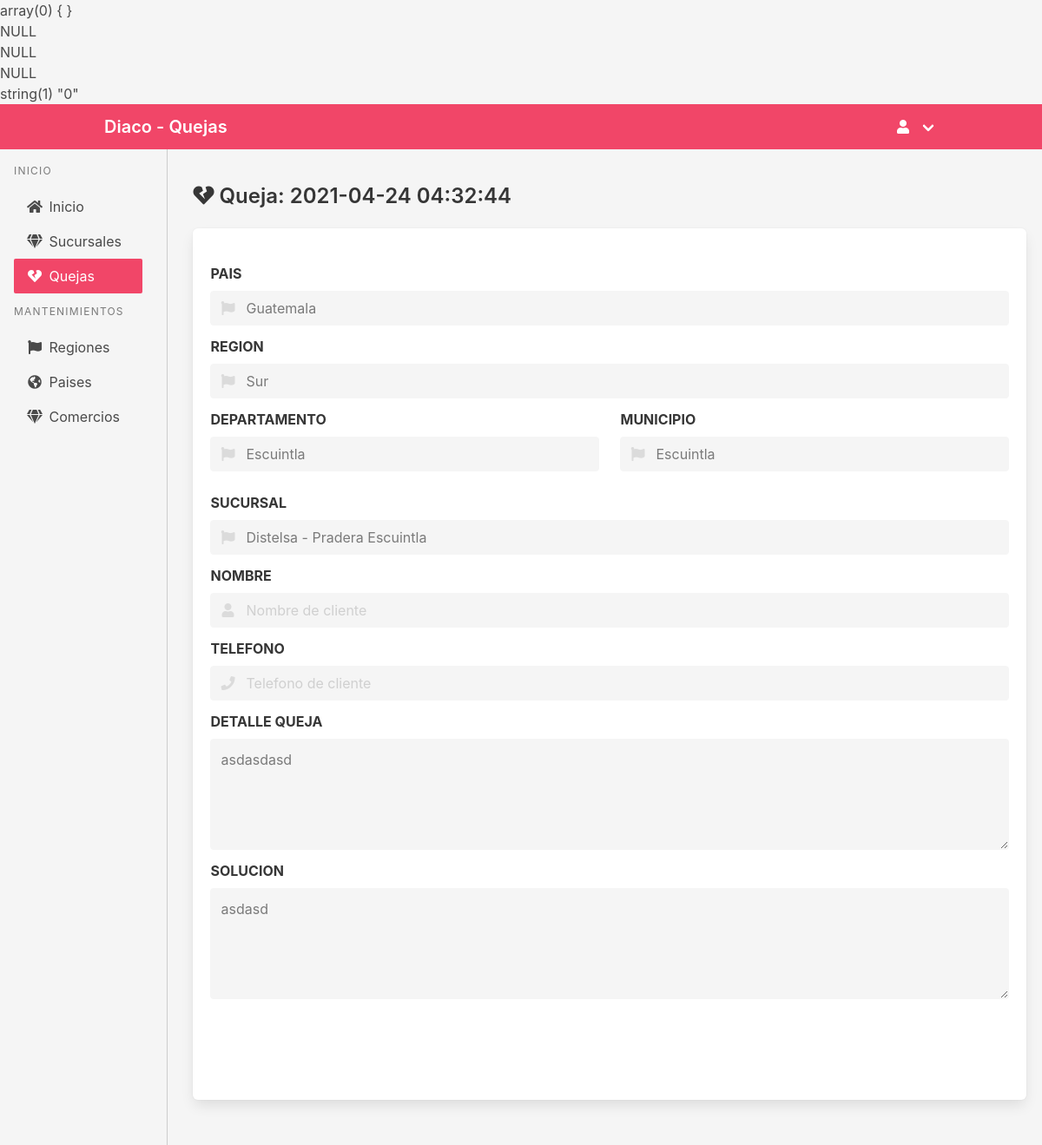
The app's page /admin/quejas/detalle.php?queja=6 with its own data.
### tables this page shows
CREATE TABLE `Queja` (
  `idQueja` int(11) NOT NULL,
  `nombre` varchar(75) DEFAULT NULL,
  `descripcion` varchar(255) NOT NULL,
  `solucion` varchar(255) NOT NULL,
  `telefono` varchar(10) DEFAULT NULL,
  `creacion` timestamp NULL DEFAULT CURRENT_TIMESTAMP,
  `actualizacion` timestamp NULL DEFAULT NULL ON UPDATE CURRENT_TIMESTAMP,
  `idSucursal` int(11) NOT NULL
);

CREATE TABLE `Pais` (
  `idPais` int(11) NOT NULL,
  `nombre` varchar(75) NOT NULL,
  `isoCode` varchar(5) NOT NULL,
  `creacion` timestamp NULL DEFAULT CURRENT_TIMESTAMP,
  `actualizacion` timestamp NULL DEFAULT NULL ON UPDATE CURRENT_TIMESTAMP
);

CREATE TABLE `Region` (
  `idRegion` int(11) NOT NULL,
  `nombre` varchar(75) NOT NULL,
  `code` varchar(45) NOT NULL,
  `descripcion` varchar(255) DEFAULT NULL,
  `creacion` timestamp NULL DEFAULT CURRENT_TIMESTAMP,
  `actualizacion` timestamp NULL DEFAULT NULL ON UPDATE CURRENT_TIMESTAMP
);

CREATE TABLE `Departamento` (
  `idDepartamento` int(11) NOT NULL,
  `nombre` varchar(75) NOT NULL,
  `creacion` timestamp NULL DEFAULT CURRENT_TIMESTAMP,
  `actualizacion` timestamp NULL DEFAULT NULL ON UPDATE CURRENT_TIMESTAMP,
  `idPais_Region` int(11) NOT NULL
);

CREATE TABLE `Municipio` (
  `idMunicipio` int(11) NOT NULL,
  `nombre` varchar(75) NOT NULL,
  `creacion` timestamp NULL DEFAULT CURRENT_TIMESTAMP,
  `actualizacion` timestamp NULL DEFAULT NULL ON UPDATE CURRENT_TIMESTAMP,
  `idDepartamento` int(11) NOT NULL,
  `zipCode` varchar(15) DEFAULT NULL
);

CREATE TABLE `Comercio` (
  `idComercio` int(11) NOT NULL,
  `nombre` varchar(75) NOT NULL,
  `descripcion` varchar(255) DEFAULT NULL,
  `telefono` varchar(10) DEFAULT NULL,
  `direccion` varchar(255) DEFAULT NULL,
  `creacion` timestamp NULL DEFAULT CURRENT_TIMESTAMP,
  `actualizacion` timestamp NULL DEFAULT NULL ON UPDATE CURRENT_TIMESTAMP
);

CREATE TABLE `Sucursal` (
  `idSucursal` int(11) NOT NULL,
  `nombre` varchar(75) DEFAULT NULL,
  `direccion` varchar(255) DEFAULT NULL,
  `telefono` varchar(10) DEFAULT NULL,
  `creacion` timestamp NULL DEFAULT CURRENT_TIMESTAMP,
  `actualizacion` timestamp NULL DEFAULT NULL ON UPDATE CURRENT_TIMESTAMP,
  `idMunicipio` int(11) NOT NULL,
  `idComercio` int(11) NOT NULL
);

### modelos/Reportes.php (called while the page is built, shortened)
<?php
require_once($_SERVER['DOCUMENT_ROOT'] .'/utilidades/DataBase.php');
class Reporte {
	private $db;
	function __construct(){
		$this->db = new DataBase();
	}
	public function queja($idQueja){
		$query = "select
		q.idQueja,
		q.nombre as usuario,
		q.descripcion,
		q.solucion,
		q.creacion,
		q.telefono,
		s.nombre as sucursal,
		c.nombre as comercio,
		m.nombre as municipio,
		d.nombre as departamento,
		r.nombre as region,
		p.nombre as pais
		from Queja as q
	inner join Sucursal as s
	on s.idSucursal = q.idSucursal
	inner join Comercio as c
	on c.idComercio = s.idComercio
	inner join Municipio as m
	on m.idMunicipio = s.idMunicipio
	inner join Departamento as d
	on d.idDepartamento = m.idDepartamento
	inner join Pais_Region as pr
	on pr.idPais_Region = d.idPais_Region
	inner join Region as r
	on r.idRegion = pr.idRegion
	inner join Pais as p
	on p.idPais = pr.idPais
	where q.idQueja = $idQueja";
		$result = $this->db->queryResult($query);
		$res = null;
		if(isset($result) && count($result) >  0   ){
			$res = $result[0];
		   }
		return $res;
	}
}
?>

### utilidades/DataBase.php (called while the page is built, shortened)
<?php
class DataBase{
	private $user="uwq5bha6eudzxzui";
	private $pass="m3IePasyAZZsHJ9EEung";
	private $host="bvvzaqa05oaftfot1xt5-mysql.services.clever-cloud.com";
	private $db="bvvzaqa05oaftfot1xt5";
	private $con;
    function __construct(){
        $this->con = @new \mysqli($this->host,$this->user,$this->pass,$this->db);
    }
    public function queryResult($query){
        if(($result = $this->con->query($query))){
            $res = array();
            while($row = $result->fetch_assoc())
                $res[] = $row;
        }else{
            echo 'No se Pudo Realizar la consulta: ' . $query . " Error: " .$this->con->error;
            exit;
        }
        return $res;
    }
}
?>

### admin/quejas/detalle.php (the view, shortened to what this page needs)
<?php
include($_SERVER['DOCUMENT_ROOT'] . '/utilidades/Sesion.php');
require_once($_SERVER['DOCUMENT_ROOT'] . '/modelos/Reportes.php');
$idQueja = isset($_GET["queja"]) ? $_GET["queja"] : "";
if ($idQueja != '') {
    $reporte = new Reporte();
    $queja = $reporte->queja($idQueja);
}
?>
<!DOCTYPE html>
<html lang="es" style="height: 100%;">
<head>
    <link rel="stylesheet" href="https://cdn.jsdelivr.net/npm/bulma@0.9.2/css/bulma.min.css" />
    <link rel="stylesheet" href="https://cdnjs.cloudflare.com/ajax/libs/font-awesome/5.15.3/css/all.min.css" />
</head>
<body class="has-background-light" style="height: 100%;">
    <?php include('../templates/navbar.php'); ?>
    <div class="columns is-desktop">
        <div class="column  is-2  has-background-light">
            <?php include('../templates/sidenav.php'); ?>
        </div>
        <div class="column is-10 has-background-light" style="border-left: 1px solid #ccc;">
            <div class="container" style="padding: 2.5em  0;">
                <div class="columns is-desktop">
                    <div class="column is-6 ">
                        <h1 class="title is-4">
                            <span class="icon ">
                                <i class="fas fa-heart-broken"></i>
                            </span>
                            <span><?php echo isset($queja)  && $queja['creacion'] != '' ? 'Queja: ' . $queja['creacion'] : 'Queja no valida'; ?>
                            </span>
                        </h1>
                    </div>
                    <div class="column is-6 " style="text-align:right;">
                    </div>
                </div>
                <div class="box" style="    padding-bottom: 2.5em; padding-top: 2.5em;">
                    <?php if (isset($queja) && isset($queja['creacion'])) { ?>
                        <form action="" method="POST">
                            <div class="field">
                                <label class="label">PAIS</label>
                                <div class="control has-icons-left has-icons-right">
                                    <input class="input " type="text" placeholder="Pais de comercio" required="" disabled value="<?php echo isset($queja) && isset($queja['pais']) ? $queja['pais'] : ''; ?>">
                                    <span class="icon is-small is-left">
                                    </span>
                                </div>
                            </div>
                            <div class="field">
                                <label class="label">REGION</label>
                                <div class="control has-icons-left has-icons-right">
                                    <input class="input " type="text" placeholder="Region de comercio" required="" disabled value="<?php echo (isset($queja) && isset($queja['region'])) ? $queja['region'] : ''; ?>">
                                    <span class="icon is-small is-left">
                                    </span>
                                </div>
                            </div>
                            <div class="columns is-desktop">
                                <div class="column is-6 ">
                                    <div class="field">
                                        <label class="label">DEPARTAMENTO</label>
                                        <div class="control has-icons-left has-icons-right">
                                            <input class="input " type="text" placeholder="" required="" disabled value="<?php echo isset($queja) && isset($queja['departamento']) ? $queja['departamento'] : ''; ?>">
                                            <span class="icon is-small is-left">
                                            </span>
                                        </div>
                                    </div>
                                </div>
                                <div class="column is-6 ">
                                    <div class="field">
                                        <label class="label">MUNICIPIO</label>
                                        <div class="control has-icons-left has-icons-right">
                                            <input class="input " type="text" placeholder="" required="" disabled value="<?php echo isset($queja) && isset($queja['municipio']) ? $queja['municipio'] : ''; ?>">
                                            <span class="icon is-small is-left">
                                            </span>
                                        </div>
                                    </div>
                                </div>
                            </div>
                            <div class="field">
                                <label class="label">SUCURSAL</label>
                                <div class="control has-icons-left has-icons-right">
                                    <input class="input " type="text" placeholder="Region de comercio" required="" disabled value="<?php echo isset($queja) && isset($queja['comercio']) ? $queja['comercio'] . ' - ' . $queja['sucursal'] : ''; ?>">
                                    <span class="icon is-small is-left">
                                    </span>
                                </div>
                            </div>
                            <div class="field">
                                <label class="label">NOMBRE</label>
                                <div class="control has-icons-left has-icons-right">
                                    <input class="input " type="text" placeholder="Nombre de cliente" autofocus required="" disabled value="<?php echo isset($queja) && isset($queja['usuario']) ? $queja['usuario'] : ''; ?>">
                                    <span class="icon is-small is-left">
                                    </span>
                                </div>
                            </div>
                            <div class="field">
                                <label class="label">TELEFONO</label>
                                <div class="control has-icons-left has-icons-right">
                                    <input class="input " type="text" placeholder="Telefono de cliente" required="" disabled value="<?php echo isset($queja) && isset($queja['telefono']) ? $queja['telefono'] : ''; ?>">
                                    <span class="icon is-small is-left">
                                    </span>
                                </div>
                            </div>
                            <div class="field">
                                <label class="label"> DETALLE QUEJA</label>
                                <div class="control ">
                                    <textarea class="textarea " placeholder="" disabled><?php echo isset($queja) && isset($queja['descripcion']) ? $queja['descripcion'] : ''; ?></textarea>
                                </div>
                            </div>
                            <div class="field">
                                <label class="label">SOLUCION</label>
                                <div class="control ">
                                    <textarea class="textarea " placeholder="" disabled><?php echo isset($queja) && isset($queja['solucion']) ? $queja['solucion'] : ''; ?></textarea>
                                </div>
                            </div>
                            <br>
                        </form>
                    <?php } else { ?>
                        <h5 class="title is-5">No se ha encontrado la queja...</h5>
                    <?php } ?>
                    <br>
                </div>
            </div>
        </div>
    </div>
</body>
</html>

### records on screen
queja: creacion "2021-04-24 04:32:44", nombre "Guatemala", nombre "Sur", nombre "Escuintla", descripcion "asdasdasd", solucion "asdasd"
comercio: nombre.nombre "Distelsa - Pradera Escuintla"
